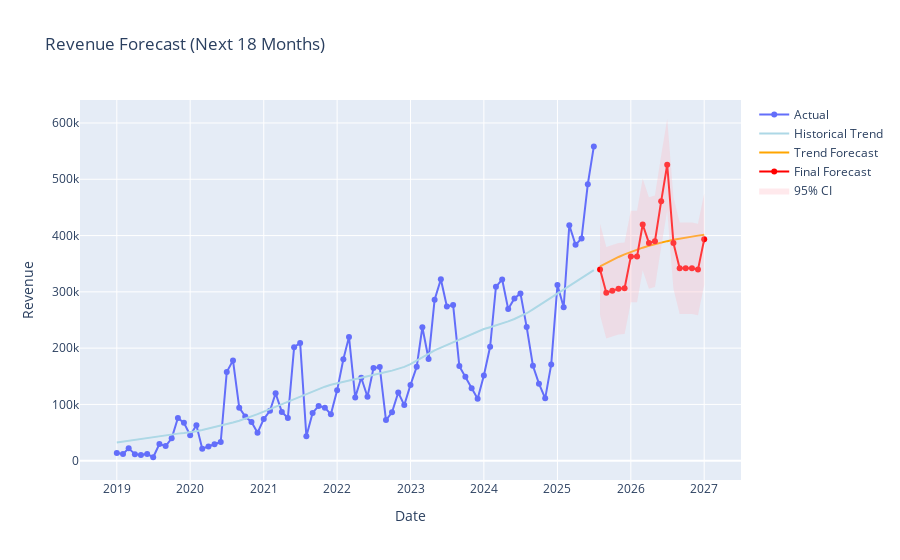

Write notebook code for a chart like this one.
### Code cell
import pandas as pd
import numpy as np
from statsmodels.tsa.seasonal import STL
from statsmodels.tsa.arima.model import ARIMA
import plotly.graph_objects as go

# -------------------------------
# 1. STL 分解
stl = STL(df["Revenue"], period=12, robust=True)
res = stl.fit()
trend = res.trend
seasonal = res.seasonal
resid = res.resid

# -------------------------------
# 2. 拟合 ARIMA 到趋势
model = ARIMA(trend.dropna(), order=(1,1,1))  # 可以调参
fit = model.fit()

# 预测未来 18 个月趋势
n_forecast = 18
future_dates = pd.date_range(df.index[-1] + pd.offsets.MonthEnd(1),
                             periods=n_forecast, freq='MS')
forecast_trend = fit.forecast(steps=n_forecast)
forecast_trend = pd.Series(forecast_trend.values, index=future_dates)

# -------------------------------
# 3. 固定季节性
seasonal_pattern = seasonal.groupby(seasonal.index.month).mean()
future_seasonal = pd.Series([seasonal_pattern[m] for m in future_dates.month], index=future_dates)

# -------------------------------
# 4. 最终预测值 + 置信区间
final_forecast = forecast_trend + future_seasonal
resid_std = resid.std()
forecast_lower = final_forecast - 1.96 * resid_std
forecast_upper = final_forecast + 1.96 * resid_std

# -------------------------------
# 5. Plotly 可视化
fig = go.Figure()

# 历史实际值
fig.add_trace(go.Scatter(
    x=df.index, y=df["Revenue"], mode='lines+markers', name='Actual',
    hovertemplate='Date: %{x}<br>Revenue: %{y}<extra></extra>'
))

# 历史趋势
fig.add_trace(go.Scatter(
    x=trend.index, y=trend, mode='lines', name='Historical Trend', line=dict(color='lightblue'),
    hovertemplate='Date: %{x}<br>Trend: %{y:.2f}<extra></extra>'
))
# 单独趋势线预测
fig.add_trace(go.Scatter(
    x=forecast_trend.index, y=forecast_trend, mode='lines',
    name='Trend Forecast', line=dict(color='orange'),
    hovertemplate='Date: %{x}<br>Trend: %{y:.2f}<extra></extra>'
))

# 最终预测值（trend + seasonality）
fig.add_trace(go.Scatter(
    x=final_forecast.index, y=final_forecast, mode='lines+markers',
    name='Final Forecast', line=dict(color='red'),
    hovertemplate='Date: %{x}<br>Forecast: %{y:.2f}<extra></extra>'
))

# 置信区间
fig.add_trace(go.Scatter(
    x=list(final_forecast.index) + list(final_forecast.index[::-1]),
    y=list(forecast_upper) + list(forecast_lower[::-1]),
    fill='toself',
    fillcolor='rgba(255,182,193,0.3)',
    line=dict(color='rgba(255,182,193,0)'),
    hoverinfo='skip',
    showlegend=True,
    name='95% CI'
))

fig.update_layout(title='Revenue Forecast (Next 18 Months)',
                  xaxis_title='Date', yaxis_title='Revenue',
                  hovermode='x unified')

fig.show()

# -------------------------------
# 6. 输出最终预测值
print(final_forecast)
